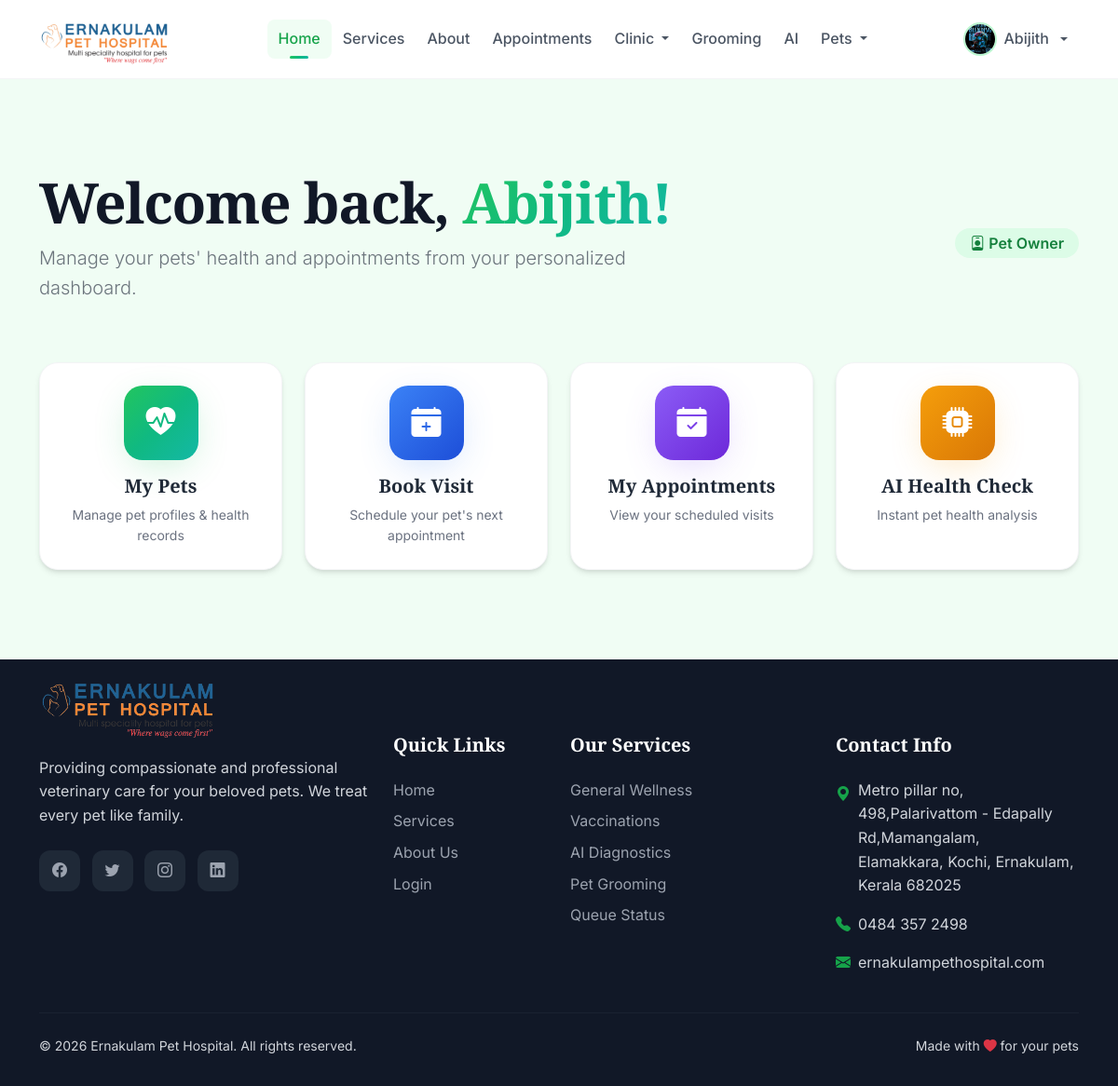
Screenshot of / (signed in) with the database file from the repository.
### accounts/models.py (models this page shows, shortened)
class User(AbstractUser):
    USER_ROLES = (
        ('ADMIN', 'Administrator'),
        ('VET', 'Veterinarian'),
        ('OWNER', 'Pet Owner'),
    )
    role = models.CharField(max_length=20, choices=USER_ROLES, default='OWNER')
    phone_regex = RegexValidator(
        regex=r'^\+?1?\d{9,15}$',
        message="Phone number must be entered in the format: '+999999999'. Up to 15 digits allowed."
    )
    phone_number = models.CharField(validators=[phone_regex], max_length=17, blank=True)
    address = models.TextField(blank=True)
    date_of_birth = models.DateField(null=True, blank=True)
    profile_picture = models.ImageField(upload_to='profiles/', null=True, blank=True)
    is_active_account = models.BooleanField(default=True)
    created_at = models.DateTimeField(auto_now_add=True)
    updated_at = models.DateTimeField(auto_now=True)
    class Meta:
        ordering = ['-date_joined']
    @property
    def is_veterinarian(self):
        return self.role == 'VET'
    @property
    def is_pet_owner(self):
        return self.role == 'OWNER'

### vet_workflow/views.py (the view)
# urls.py: path('', views.diagnosis_home, name='home'),
def home(request):
    context = {}
    if request.user.is_authenticated and request.user.role == 'VET':
        context['active_emergencies'] = EmergencyCase.objects.filter(
            assigned_vet=request.user,
            status__in=['WAITING', 'IN_TREATMENT']
        )
    return render(request, 'home.html', context)

### templates/home.html (shortened to what this page needs)
{% extends 'base.html' %}
{% block content %}
{% if user.is_authenticated %}
<div class="section bg-primary-50">
    <div class="container">
        <div class="row align-items-center mb-5">
            <div class="col-lg-8">
                <h1 class="display-heading mb-2" data-aos="fade-right">
                    Welcome back, <span class="text-gradient">{{ user.first_name|default:user.username }}!</span>
                </h1>
                <p class="lead text-secondary" data-aos="fade-right" data-aos-delay="100">
                    Manage your pets' health and appointments from your personalized dashboard.
                </p>
            </div>
            <div class="col-lg-4 text-lg-end" data-aos="fade-left">
                <span class="badge badge-primary fs-6 px-3 py-2">
                    <i class="bi bi-person-badge me-1"></i>{{ user.get_role_display }}
                </span>
            </div>
        </div>
        <div class="row g-4">
            {% if user.is_pet_owner %}
            <div class="col-md-6 col-lg-3" data-aos="fade-up" data-aos-delay="0">
                <a href="{% url 'medical_records:pet_list' %}" class="dashboard-card card card-hover-green">
                    <div class="icon-box icon-box-lg">
                        <i class="bi bi-heart-pulse-fill"></i>
                    </div>
                    <h5>My Pets</h5>
                    <p>Manage pet profiles & health records</p>
                </a>
            </div>
            <div class="col-md-6 col-lg-3" data-aos="fade-up" data-aos-delay="100">
                <a href="{% url 'appointments:book' %}" class="dashboard-card card card-hover-green">
                    <div class="icon-box icon-box-lg" style="background: linear-gradient(135deg, #3b82f6 0%, #1d4ed8 100%); box-shadow: 0 10px 40px -10px rgba(59, 130, 246, 0.3);">
                        <i class="bi bi-calendar-plus-fill"></i>
                    </div>
                    <h5>Book Visit</h5>
                    <p>Schedule your pet's next appointment</p>
                </a>
            </div>
            <div class="col-md-6 col-lg-3" data-aos="fade-up" data-aos-delay="200">
                <a href="{% url 'appointments:list' %}" class="dashboard-card card card-hover-green">
                    <div class="icon-box icon-box-lg" style="background: linear-gradient(135deg, #8b5cf6 0%, #6d28d9 100%); box-shadow: 0 10px 40px -10px rgba(139, 92, 246, 0.3);">
                        <i class="bi bi-calendar-check-fill"></i>
                    </div>
                    <h5>My Appointments</h5>
                    <p>View your scheduled visits</p>
                </a>
            </div>
            <div class="col-md-6 col-lg-3" data-aos="fade-up" data-aos-delay="300">
                <a href="{% url 'ai_diagnosis:upload' %}" class="dashboard-card card card-hover-green">
                    <div class="icon-box icon-box-lg" style="background: linear-gradient(135deg, #f59e0b 0%, #d97706 100%); box-shadow: 0 10px 40px -10px rgba(245, 158, 11, 0.3);">
                        <i class="bi bi-cpu-fill"></i>
                    </div>
                    <h5>AI Health Check</h5>
                    <p>Instant pet health analysis</p>
                </a>
            </div>
            {% endif %}
        </div>
    </div>
</div>
{% endif %}
{% endblock %}

### templates/base.html (shortened to what this page needs)
<!DOCTYPE html>
<html lang="en">
<head>
    <link href="https://cdn.jsdelivr.net/npm/bootstrap@5.3.0/dist/css/bootstrap.min.css" rel="stylesheet">
    <link rel="stylesheet" href="https://cdn.jsdelivr.net/npm/bootstrap-icons@1.11.0/font/bootstrap-icons.css">
    <link href="https://unpkg.com/aos@2.3.1/dist/aos.css" rel="stylesheet">
</head>
<body class="d-flex flex-column min-vh-100">
    <nav class="navbar navbar-expand-lg sticky-top">
        <div class="container">
            <a class="navbar-brand" href="{% url 'home' %}" style="position: relative; width: 150px; display: flex; align-items: center;">
                <img src="/media/logo/logo.png" alt="Logo" style="height: 140px; width: auto; position: absolute; top: -60px; left: 0; z-index: 1000;">
            </a>
            <div class="collapse navbar-collapse" id="navbarNav">
                <ul class="navbar-nav mx-auto">
                    <li class="nav-item">
                        <a class="nav-link {% if request.path == '/' %}active{% endif %}" href="{% url 'home' %}">
                            Home
                        </a>
                    </li>
                    <li class="nav-item">
                        <a class="nav-link {% if 'services' in request.path %}active{% endif %}" href="{% url 'services' %}">
                            Services
                        </a>
                    </li>
                    <li class="nav-item">
                        <a class="nav-link {% if 'about' in request.path %}active{% endif %}" href="{% url 'about' %}">
                            About
                        </a>
                    </li>
                    {% if user.is_authenticated %}
                        <li class="nav-item">
                            <a class="nav-link " href="{% url 'appointments:list' %}">
                                Appointments
                            </a>
                        </li>
                        <li class="nav-item dropdown">
                            <a class="nav-link dropdown-toggle " href="#" id="clinicDropdown" role="button" data-bs-toggle="dropdown">
                                Clinic
                            </a>
                        </li>
                        <li class="nav-item">
                            <a class="nav-link {% if 'grooming' in request.path %}active{% endif %}" href="{% url 'appointments:grooming_services' %}">
                                Grooming
                            </a>
                        </li>
                        <li class="nav-item">
                            <a class="nav-link {% if 'ai_diagnosis' in request.path %}active{% endif %}" href="{% url 'ai_diagnosis:home' %}">
                                AI
                            </a>
                        </li>
                        {% if user.is_pet_owner %}
                        <li class="nav-item dropdown">
                            <a class="nav-link dropdown-toggle {% if 'medical_records' in request.path or 'records' in request.path %}active{% endif %}" href="#" id="petsDropdown" role="button" data-bs-toggle="dropdown">
                                Pets
                            </a>
                        </li>
                        {% endif %}
                    {% endif %}
                </ul>
                <ul class="navbar-nav">
                    {% if user.is_authenticated %}
                        <li class="nav-item dropdown">
                            <a class="nav-link dropdown-toggle d-flex align-items-center gap-2" href="#" id="userDropdown" role="button" data-bs-toggle="dropdown">
                                {% if user.profile_picture %}
                                    <img src="{{ user.profile_picture.url }}" class="rounded-circle" style="width: 36px; height: 36px; object-fit: cover; border: 2px solid var(--primary-200);">
                                {% else %}
                                    <div class="rounded-circle d-flex align-items-center justify-content-center" style="width: 36px; height: 36px; background: var(--primary-100); color: var(--primary-600);">
                                        <i class="bi bi-person-fill"></i>
                                    </div>
                                {% endif %}
                                <span class="d-none d-lg-inline">{{ user.first_name|default:user.username }}</span>
                            </a>
                        </li>
                    {% endif %}
                </ul>
            </div>
        </div>
    </nav>
    <main class="flex-grow-1">
        {% block content %}{% endblock %}
    </main>
    <footer class="footer mt-auto">
        <div class="container">
            <div class="row g-4">
                <div class="col-lg-4">
                    <div class="footer-brand" style="position:relative; padding-left: 140px; min-hight: 60px; display: flex; align-items: center;">
                        <img src="/media/logo/logo.png" alt="Logo" style="position: absolute; left: 0; top: -120px; height: 190px; width: auto;">
                    </div>
                    <p class="mb-4">Providing compassionate and professional veterinary care for your beloved pets. We treat every pet like family.</p>
                    <div class="social-links">
                        <a href="#"><i class="bi bi-facebook"></i></a>
                        <a href="#"><i class="bi bi-twitter"></i></a>
                        <a href="#"><i class="bi bi-instagram"></i></a>
                        <a href="#"><i class="bi bi-linkedin"></i></a>
                    </div>
                </div>
                <div class="col-lg-2 col-md-4">
                    <h5>Quick Links</h5>
                    <ul class="list-unstyled">
                        <li class="mb-2"><a href="{% url 'home' %}">Home</a></li>
                        <li class="mb-2"><a href="{% url 'services' %}">Services</a></li>
                        <li class="mb-2"><a href="{% url 'about' %}">About Us</a></li>
                        <li class="mb-2"><a href="{% url 'accounts:login' %}">Login</a></li>
                    </ul>
                </div>
                <div class="col-lg-3 col-md-4">
                    <h5>Our Services</h5>
                    <ul class="list-unstyled">
                        <li class="mb-2"><a href="{% url 'services' %}">General Wellness</a></li>
                        <li class="mb-2"><a href="{% url 'medical_records:vaccination_list' %}">Vaccinations</a></li>
                        <li class="mb-2"><a href="{% url 'ai_diagnosis:home' %}">AI Diagnostics</a></li>
                        <li class="mb-2"><a href="{% url 'appointments:grooming_services' %}">Pet Grooming</a></li>
                        <li class="mb-2"><a href="{% url 'appointments:queue_status' %}">Queue Status</a></li>
                    </ul>
                </div>
                <div class="col-lg-3 col-md-4">
                    <h5>Contact Info</h5>
                    <ul class="list-unstyled">
                        <li class="mb-3 d-flex align-items-start gap-2">
                            <i class="bi bi-geo-alt-fill text-primary-600 mt-1"></i>
                            <span>Metro pillar no, 498,Palarivattom - Edapally Rd,Mamangalam,<br>Elamakkara, Kochi, Ernakulam, Kerala 682025</span>
                        </li>
                        <li class="mb-3 d-flex align-items-center gap-2">
                            <i class="bi bi-telephone-fill text-primary-600"></i>
                            <span>0484 357 2498</span>
                        </li>
                        <li class="mb-3 d-flex align-items-center gap-2">
                            <i class="bi bi-envelope-fill text-primary-600"></i>
                            <span>ernakulampethospital.com</span>
                        </li>
                    </ul>
                </div>
            </div>
            <hr class="my-4" style="border-color: var(--gray-700);">
            <div class="row align-items-center">
                <div class="col-md-6 text-center text-md-start">
                    <p class="mb-0 small">&copy; 2026 Ernakulam Pet Hospital. All rights reserved.</p>
                </div>
                <div class="col-md-6 text-center text-md-end">
                    <p class="mb-0 small">Made with <i class="bi bi-heart-fill text-danger"></i> for your pets</p>
                </div>
            </div>
        </div>
    </footer>
</body>
</html>

### rows the page displays
User: profile_picture (picture), first_name "Abijith", role "Pet Owner"
